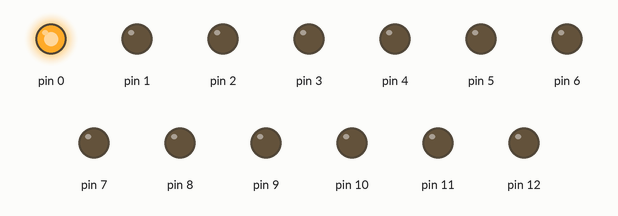
Recording of a sketch running on a simulated Arduino Uno, built with avr-gcc and run on an emulated ATmega328P. On the bench: output pins drawn as LEDs (lit = HIGH).

Above: at 0.2 s.
At 1.2 s:
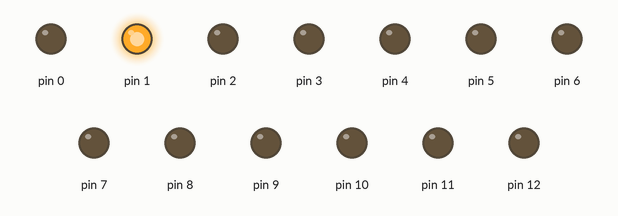
At 3.2 s:
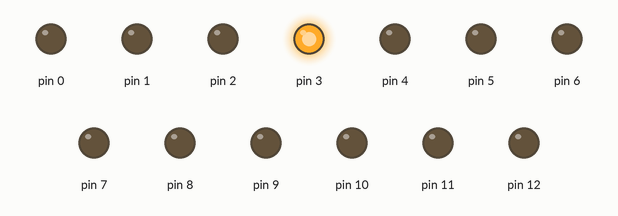
At 6.2 s:
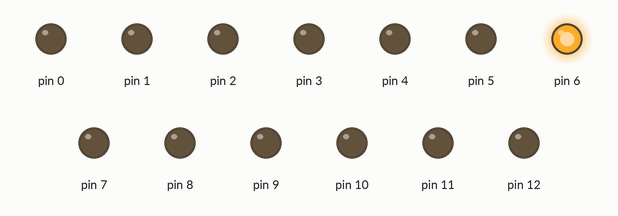
At 9.2 s:
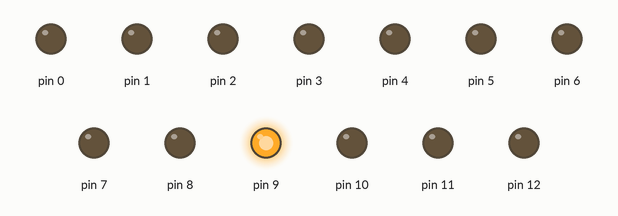
At 13.0 s:
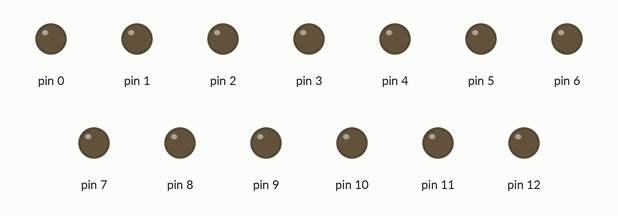
Timing chart, 0 to 17.6 s (numbered marks = the images above):
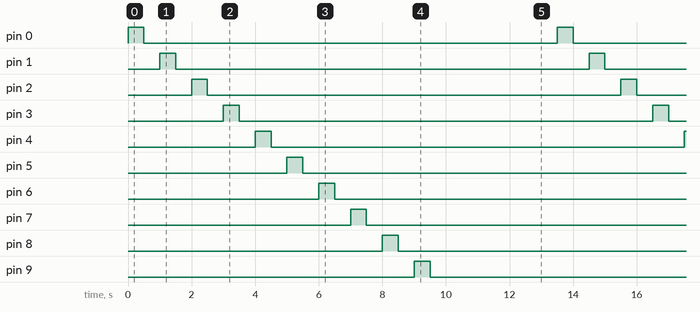

The sketch:

kara_im_ek.ino
```cpp
void setup() {
 pinMode(0, OUTPUT);
 pinMode(1, OUTPUT);
 pinMode(2, OUTPUT);
 pinMode(3, OUTPUT);
 pinMode(4, OUTPUT);
 pinMode(5, OUTPUT);
 pinMode(6, OUTPUT);
 pinMode(7, OUTPUT);
 pinMode(8, OUTPUT);
 pinMode(9, OUTPUT);
 pinMode(10, OUTPUT);
 pinMode(11, OUTPUT);
 pinMode(12, OUTPUT);
}

void loop() {
  digitalWrite(0, HIGH);
  delay(500);
  digitalWrite(0, LOW);
  delay(500);
  digitalWrite(1, HIGH);
  delay(500);
  digitalWrite(1, LOW);
  delay(500);
  digitalWrite(2, HIGH);
  delay(500);
  digitalWrite(2, LOW);
  delay(500);
  digitalWrite(3, HIGH);
  delay(500);
  digitalWrite(3, LOW);
  delay(500);
  digitalWrite(4, HIGH);
  delay(500);
  digitalWrite(4, LOW);
  delay(500);
  digitalWrite(5, HIGH);
  delay(500);
  digitalWrite(5, LOW);
  delay(500);
  digitalWrite(6, HIGH);
  delay(500);
  digitalWrite(6, LOW);
  delay(500);
  digitalWrite(7, HIGH);
  delay(500);
  digitalWrite(7, LOW);
  delay(500);
  digitalWrite(8, HIGH);
  delay(500);
  digitalWrite(8, LOW);
  delay(500);
  digitalWrite(9, HIGH);
  delay(500);
  digitalWrite(9, LOW);
  delay(500);
  digitalWrite(10, HIGH);
  delay(500);
  digitalWrite(10, LOW);
  delay(500);
  digitalWrite(11, HIGH);
  delay(500);
  digitalWrite(11, LOW);
  delay(500);
  digitalWrite(12, HIGH);
  delay(500);
  digitalWrite(12, LOW);
  delay(1000);

}
```

Measured:
- by itself, pin 0–12: alternates HIGH for 0.50 s and LOW for 13.0 s
- by itself, everything shown: repeats every 13.5 s, in 26 steps
